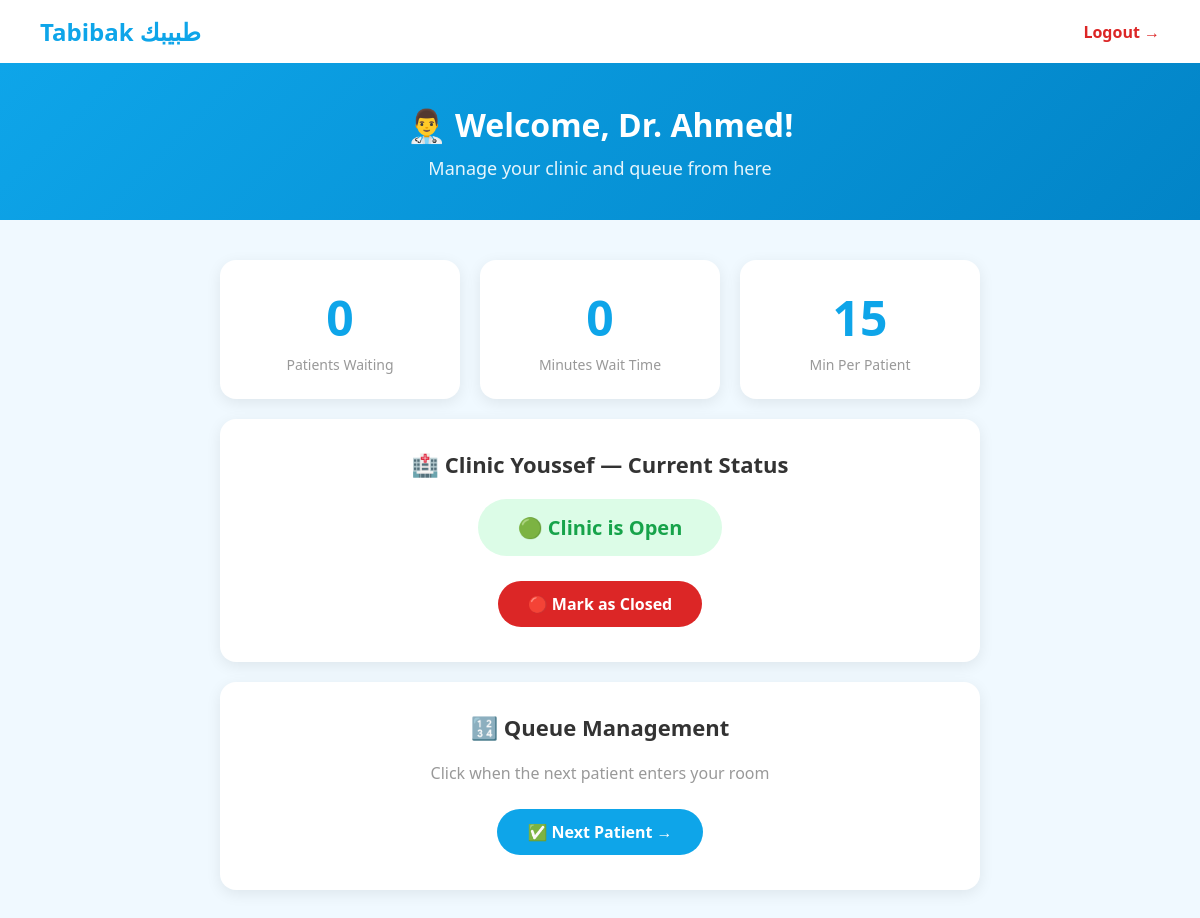
Before: /doctor/dashboard (signed in) with the older database file.
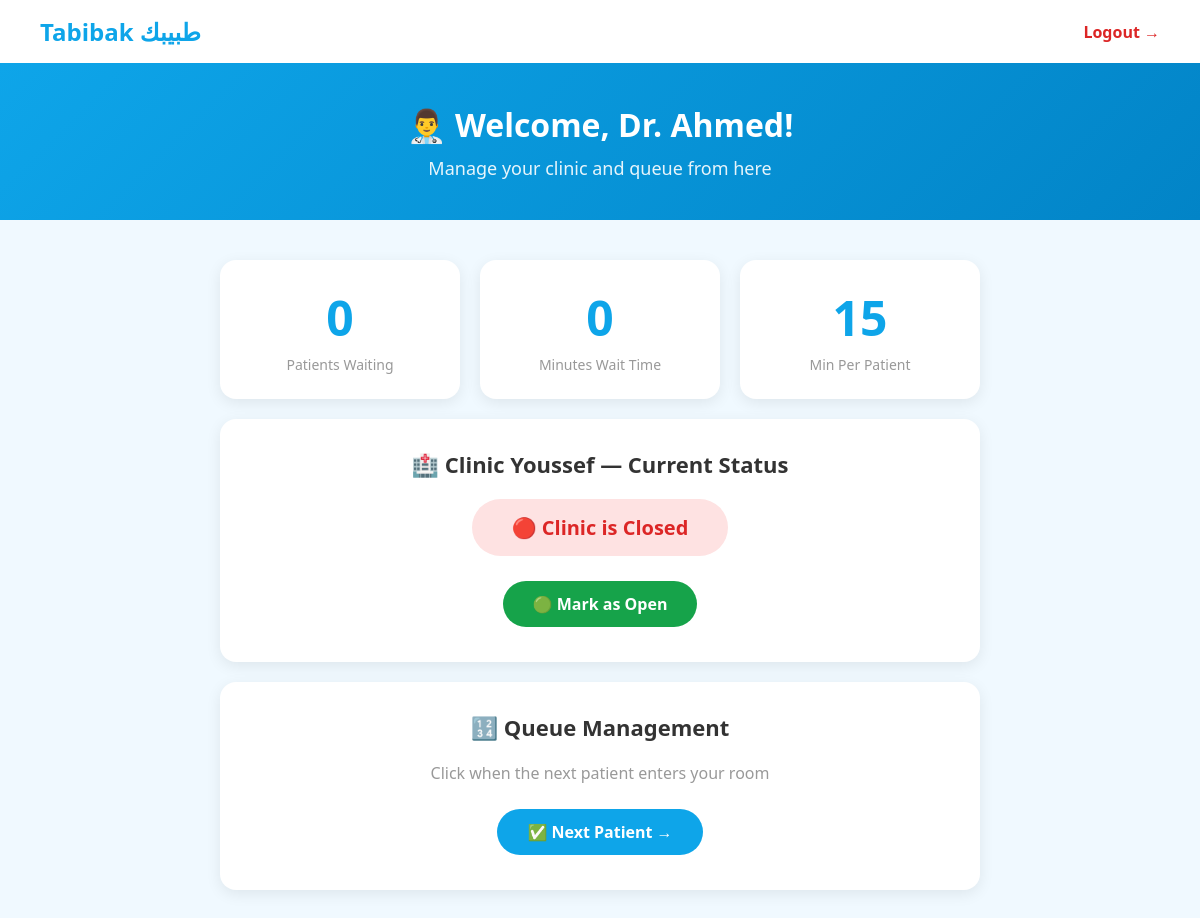
After: the same page with the newer database file.
### app.py (the view)
@app.route("/doctor/dashboard")
def doctor_dashboard():
    if "doctor_id" not in session:
        return redirect("/doctor/login")
    conn = sqlite3.connect("tabibak.db")
    cursor = conn.cursor()
    cursor.execute("SELECT * FROM clinics WHERE id = ?", (session["clinic_id"],))
    clinic = cursor.fetchone()
    conn.close()
    return render_template("doctor_dashboard.html", doctor=session["doctor_name"], clinic=clinic)

### templates/doctor_dashboard.html (shortened to what this page needs)
<!DOCTYPE html>
<html lang="en">
<head>
</head>
<body>
    <nav>
        <div class="logo">Tabibak طبيبك</div>
        <a href="/doctor/logout" class="logout">Logout →</a>
    </nav>
    <div class="welcome">
        <h1>👨‍⚕️ Welcome, {{ doctor }}!</h1>
        <p>Manage your clinic and queue from here</p>
    </div>
    <div class="dashboard">
        <div class="stats">
            <div class="stat-card">
                <div class="stat-number">{{ clinic[4] }}</div>
                <div class="stat-label">Patients Waiting</div>
            </div>
            <div class="stat-card">
                <div class="stat-number">{{ clinic[4] * clinic[5] }}</div>
                <div class="stat-label">Minutes Wait Time</div>
            </div>
            <div class="stat-card">
                <div class="stat-number">{{ clinic[5] }}</div>
                <div class="stat-label">Min Per Patient</div>
            </div>
        </div>
        <div class="status-card">
            <h2>🏥 {{ clinic[1] }} — Current Status</h2>
            {% if clinic[6] == 1 %}
                <div class="status-open">🟢 Clinic is Open</div><br>
                <a href="/doctor/leave" class="btn btn-red">🔴 Mark as Closed</a>
            {% else %}
                <div class="status-closed">🔴 Clinic is Closed</div><br>
                <a href="/doctor/arrive" class="btn btn-green">🟢 Mark as Open</a>
            {% endif %}
        </div>
        <div class="queue-card">
            <h2>🔢 Queue Management</h2>
            <p style="color:#999; margin-bottom:20px;">Click when the next patient enters your room</p>
            <a href="/doctor/next" class="btn btn-blue">✅ Next Patient →</a>
        </div>
    </div>
</body>
</html>

Changed rows visible on the page:
changed clinics "Dr. Ahmed": is_open 1 → 0 (drawn)
Other visible differences:
text no longer shown: "🟢 Clinic is Open 🔴 Mark as Closed"
text now shown: "🔴 Clinic is Closed 🟢 Mark as Open"
